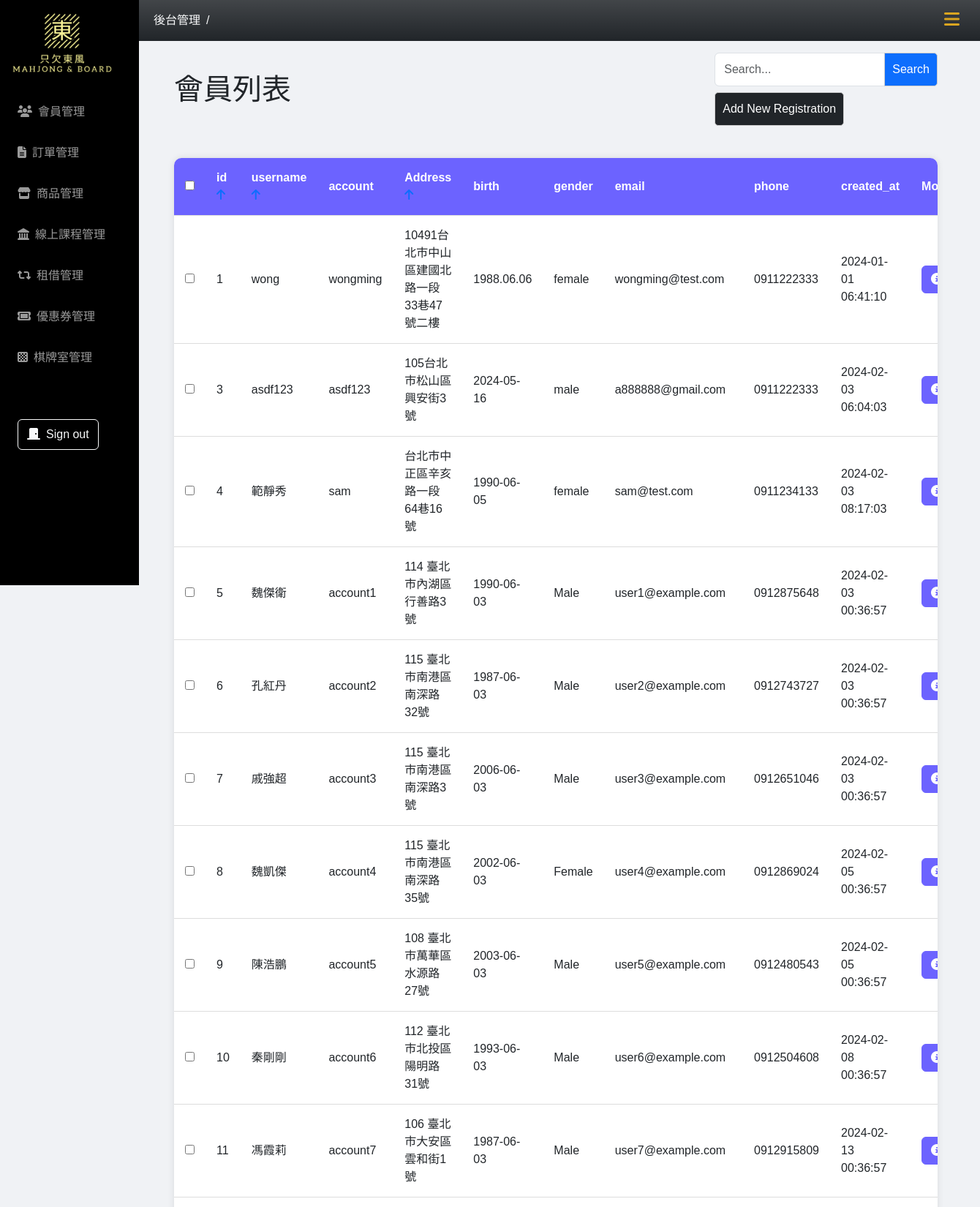
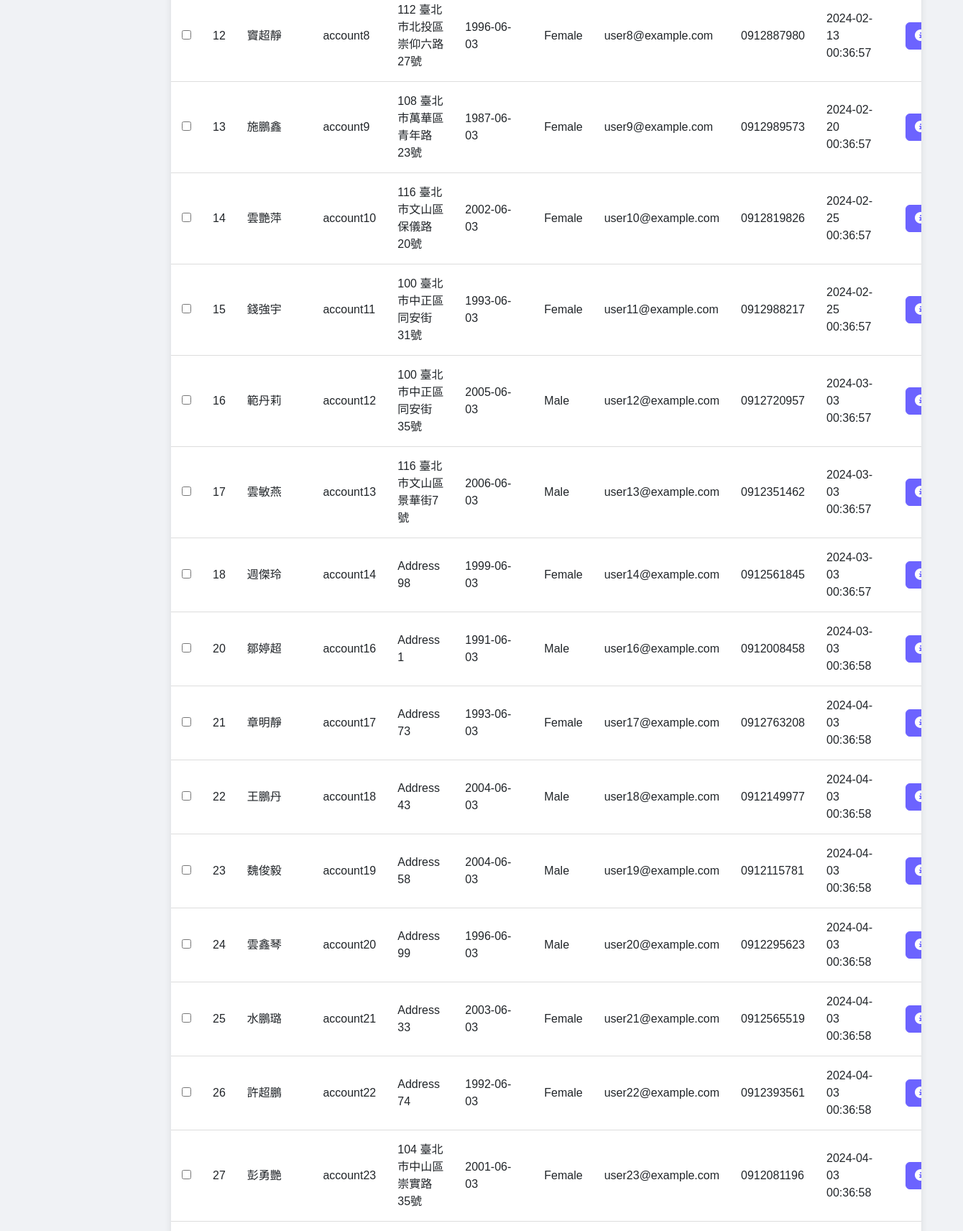
Page /user-list/users.php (upper part) on the committed database (2 pictures, top to bottom).
### tables this page shows
CREATE TABLE `users` (
  `id` int(11) NOT NULL,
  `valid` varchar(10) NOT NULL,
  `username` varchar(50) NOT NULL,
  `account` varchar(50) NOT NULL,
  `password` varchar(255) NOT NULL,
  `city` varchar(20) NOT NULL,
  `Address` varchar(100) NOT NULL,
  `phone` text DEFAULT NULL,
  `email` varchar(50) NOT NULL,
  `birth` varchar(100) NOT NULL,
  `gender` varchar(255) NOT NULL,
  `update_at` timestamp NOT NULL DEFAULT current_timestamp(),
  `created_at` timestamp NOT NULL DEFAULT current_timestamp()
);

### user-list/users.php (the view, shortened to what this page needs)
<?php
require_once("../db_connect_mahjong.php");
if (isset($_GET["search"])) {
    $search = $_GET["search"];
    $sql = "SELECT * FROM users WHERE account LIKE '%$search%' AND valid = 1 ";
    $pageTitle = "$search 的搜尋結果";
} else {
    $sql = "SELECT * FROM users WHERE valid = 1";
}
$result = $conn->query($sql);
$rows = $result->fetch_all(MYSQLI_ASSOC);
?>
<!DOCTYPE html>
<html lang="en">
<head>
    <?php include("../css-mahjong.php") ?>
</head>
<body>
    <?php include("../nav.php") ?>
    <div class="container main-content px-5">
        <div class="header py-3">
            <div>
                <h1>會員列表</h1>
            </div>
            <div>
                <form action="" method="get" class="d-inline">
                    <div class="input-group position-relative z-0">
                        <input type="text" class="form-control" placeholder="Search..." name="search">
                        <button class="btn btn-primary" type="submit">Search</button>
                    </div>
                </form>
                <a href="create-user.php"><button type="button" class="btn btn-dark my-2">Add New Registration</button></a>
            </div>
        </div>
        <div class="table-container mb-5">
            <form method="post" action="">
                <table>
                    <thead>
                        <tr>
                            <th><input type="checkbox" id="select-all"></th>
                            <th>
                                id
                                <a href="?page=<?= $page ?>&order=1&type=<?= $order == 1 && $orderType == 'asc' ? 'desc' : 'asc' ?>">
                                    <i class="fa-solid fa-arrow-<?= $order == 1 && $orderType == 'asc' ? 'down' : 'up' ?>"></i>
                                </a>
                            </th>
                            <th>
                                username
                                <a href="?page=<?= $page ?>&order=2&type=<?= $order == 2 && $orderType == 'asc' ? 'desc' : 'asc' ?>">
                                    <i class="fa-solid fa-arrow-<?= $order == 2 && $orderType == 'asc' ? 'down' : 'up' ?>"></i>
                                </a>
                            </th>
                            <th>account</th>
                            <th>
                                Address
                                <a href="?page=<?= $page ?>&order=3&type=<?= $order == 3 && $orderType == 'asc' ? 'desc' : 'asc' ?>">
                                    <i class="fa-solid fa-arrow-<?= $order == 3 && $orderType == 'asc' ? 'down' : 'up' ?>"></i>
                                </a>
                            </th>
                            <th>birth</th>
                            <th>gender</th>
                            <th>email</th>
                            <th>phone</th>
                            <th>created_at</th>
                            <th>More</th>
                        </tr>
                    </thead>
                    <tbody>
                        <?php foreach ($rows as $user) : ?>
                            <tr>
                                <td><input type="checkbox" class="checkBox" name="ids[]" value="<?= $user["id"] ?>"></td>
                                <td><?= $user["id"] ?></td>
                                <td><?= $user["username"] ?></td>
                                <td><?= $user["account"] ?></td>
                                <td><?= $user["Address"] ?></td>
                                <td><?= $user["birth"] ?></td>
                                <td><?= $user["gender"] ?></td>
                                <td><?= $user["email"] ?></td>
                                <td><?= $user["phone"] ?></td>
                                <td><?= $user["created_at"] ?></td>
                                <td>
                                    <a href="user.php?id=<?= $user["id"] ?>" class="btn color btn-primary"><i class="fa-solid fa-circle-info"></i></a>
                                </td>
                            </tr>
                        <?php endforeach; ?>
                    </tbody>
                </table>
            </form>
        </div>
    </div>
</body>
</html>

### css-mahjong.php (style rules this page uses)
:root { --aside-width: 190px; --header-nav-height: 56px; }
.main-content { margin: 0 0 0 var(--aside-width); padding-top: var(--header-nav-height); }

### user-list/users.php (style rules this page uses)
body { font-family: Arial, sans-serif; background-color: #f0f2f5; margin: 0; padding: 0; }
.header { display: flex; justify-content: space-between; align-items: center; margin-bottom: 20px; }
.header select, .header button { padding: 10px; border: 1px solid #ccc; border-radius: 5px; }
.header button { cursor: pointer; }
.table-container { background-color: white; border-radius: 10px; overflow: hidden; box-shadow: 0 0 10px rgba(0, 0, 0, 0.1); }
table { border-collapse: collapse; }
table th, table td { padding: 15px; text-align: left; border-bottom: 1px solid #ddd; }
table th { background-color: #6c63ff; color: white; }
.color { --bs-btn-bg: #6c63ff; --bs-btn-border-color: #6c63ff; --bs-btn-hover-bg: #9e4aed; --bs-btn-hover-border-color: #9e4aed; --bs-btn-active-bg: #9e4aed; --bs-btn-active-border-color: #9e4aed; }

### rows in the picture
users: id "1", username "wong", account "wongming", Address "10491台北市中山區建國北路一段33巷47號二樓", birth "1988.06.06", gender "female", email "wongming@test.com", phone "0911222333", created_at "2024-01-01 06:41:10"
users: id "3", username "asdf123", account "asdf123", Address "105台北市松山區興安街3號", birth "2024-05-16", gender "male", email "a888888@gmail.com", phone "0911222333", created_at "2024-02-03 06:04:03"
users: id "4", username "範靜秀", account "sam", Address "台北市中正區辛亥路一段64巷16號", birth "1990-06-05", gender "female", email "sam@test.com", phone "0911234133", created_at "2024-02-03 08:17:03"
users: id "5", username "魏傑衛", account "account1", Address "114 臺北市內湖區行善路3號", birth "1990-06-03", gender "Male", email "user1@example.com", phone "0912875648", created_at "2024-02-03 00:36:57"
users: id "6", username "孔紅丹", account "account2", Address "115 臺北市南港區南深路32號", birth "1987-06-03", gender "Male", email "user2@example.com", phone "0912743727", created_at "2024-02-03 00:36:57"
users: id "7", username "戚強超", account "account3", Address "115 臺北市南港區南深路3號", birth "2006-06-03", gender "Male", email "user3@example.com", phone "0912651046", created_at "2024-02-03 00:36:57"
users: id "8", username "魏凱傑", account "account4", Address "115 臺北市南港區南深路35號", birth "2002-06-03", gender "Female", email "user4@example.com", phone "0912869024", created_at "2024-02-05 00:36:57"
users: id "9", username "陳浩鵬", account "account5", Address "108 臺北市萬華區水源路27號", birth "2003-06-03", gender "Male", email "user5@example.com", phone "0912480543", created_at "2024-02-05 00:36:57"
users: id "10", username "秦剛剛", account "account6", Address "112 臺北市北投區陽明路31號", birth "1993-06-03", gender "Male", email "user6@example.com", phone "0912504608", created_at "2024-02-08 00:36:57"
users: id "11", username "馮霞莉", account "account7", Address "106 臺北市大安區雲和街1號", birth "1987-06-03", gender "Male", email "user7@example.com", phone "0912915809", created_at "2024-02-13 00:36:57"
users: id "12", username "竇超靜", account "account8", Address "112 臺北市北投區崇仰六路27號", birth "1996-06-03", gender "Female", email "user8@example.com", phone "0912887980", created_at "2024-02-13 00:36:57"
users: id "13", username "施鵬鑫", account "account9", Address "108 臺北市萬華區青年路23號", birth "1987-06-03", gender "Female", email "user9@example.com", phone "0912989573", created_at "2024-02-20 00:36:57"
users: id "14", username "雲艷萍", account "account10", Address "116 臺北市文山區保儀路20號", birth "2002-06-03", gender "Female", email "user10@example.com", phone "0912819826", created_at "2024-02-25 00:36:57"
users: id "15", username "錢強宇", account "account11", Address "100 臺北市中正區同安街31號", birth "1993-06-03", gender "Female", email "user11@example.com", phone "0912988217", created_at "2024-02-25 00:36:57"
users: id "16", username "範丹莉", account "account12", Address "100 臺北市中正區同安街35號", birth "2005-06-03", gender "Male", email "user12@example.com", phone "0912720957", created_at "2024-03-03 00:36:57"
users: id "17", username "雲敏燕", account "account13", Address "116 臺北市文山區景華街7號", birth "2006-06-03", gender "Male", email "user13@example.com", phone "0912351462", created_at "2024-03-03 00:36:57"
users: id "18", username "週傑玲", account "account14", Address "Address 98", birth "1999-06-03", gender "Female", email "user14@example.com", phone "0912561845", created_at "2024-03-03 00:36:57"
users: id "20", username "鄒婷超", account "account16", Address "Address 1", birth "1991-06-03", gender "Male", email "user16@example.com", phone "0912008458", created_at "2024-03-03 00:36:58"
users: id "21", username "章明靜", account "account17", Address "Address 73", birth "1993-06-03", gender "Female", email "user17@example.com", phone "0912763208", created_at "2024-04-03 00:36:58"
users: id "22", username "王鵬丹", account "account18", Address "Address 43", birth "2004-06-03", gender "Male", email "user18@example.com", phone "0912149977", created_at "2024-04-03 00:36:58"
users: id "23", username "魏俊毅", account "account19", Address "Address 58", birth "2004-06-03", gender "Male", email "user19@example.com", phone "0912115781", created_at "2024-04-03 00:36:58"
users: id "24", username "雲鑫琴", account "account20", Address "Address 99", birth "1996-06-03", gender "Male", email "user20@example.com", phone "0912295623", created_at "2024-04-03 00:36:58"
users: id "25", username "水鵬璐", account "account21", Address "Address 33", birth "2003-06-03", gender "Female", email "user21@example.com", phone "0912565519", created_at "2024-04-03 00:36:58"
users: id "26", username "許超鵬", account "account22", Address "Address 74", birth "1992-06-03", gender "Female", email "user22@example.com", phone "0912393561", created_at "2024-04-03 00:36:58"
users: id "27", username "彭勇艷", account "account23", Address "104 臺北市中山區崇實路35號", birth "2001-06-03", gender "Female", email "user23@example.com", phone "0912081196", created_at "2024-04-03 00:36:58"
